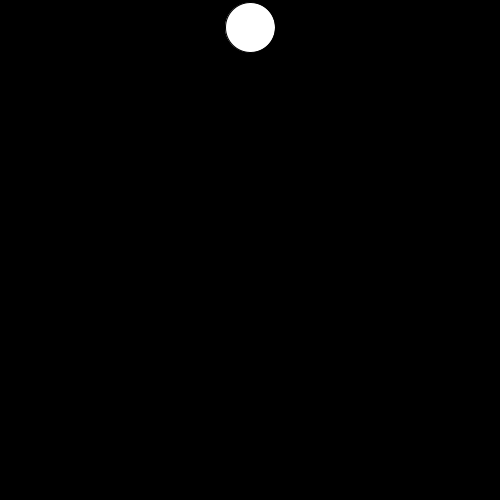
Frame 1 (no input)
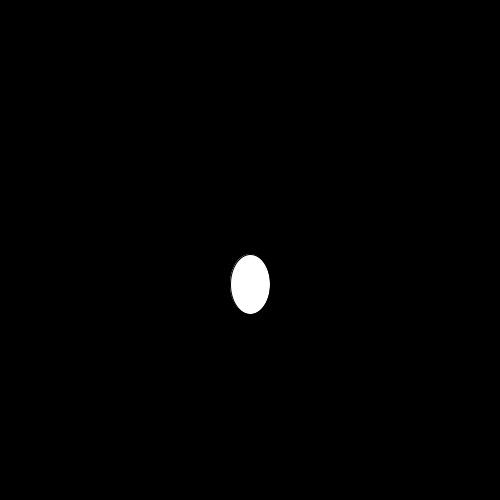
Frame 60 (the mouse pressed at the canvas centre just before this capture)
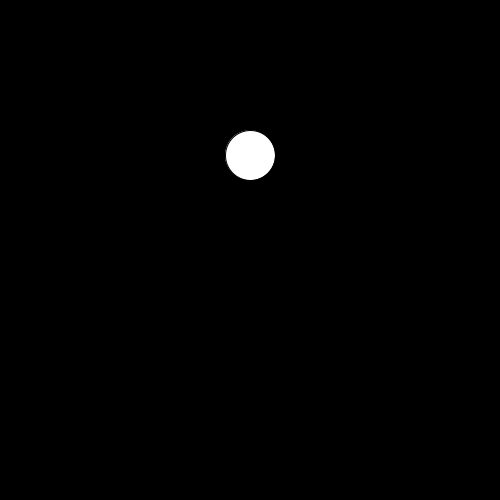
Frame 120 (the mouse held since frame 60 and released just before this capture)

The Processing sketch that drew these frames (run headless with seeded random() and noise(); from frame 60 on, the mouse is pressed at the canvas centre):

// Processing sketch: processing_52853
// ── processing_52853.pde

//Xiongfei Zhang
//Stretch and squash

void setup() {
  size(500, 500);
  smooth();
}

float yPos=27.5;
float g=.15;
float acceleration=0;

void draw() {
  background(0);
  makeball();
  yPos += acceleration;
  //ball drop or bounce back
  acceleration += g;
  //accelerate speed add g
  //when bounce back, -acceleration+g = slower speed
  if (yPos>480) {
    acceleration=-acceleration/1.05;
    //when hit bottom, bounce back, but drop down at lower height
    //Thanks to Mauricio
  }
}

void makeball() {
  if (yPos>0 && yPos<=470) {
  //drop down || ascent
    if (acceleration>0) {
    //drop down
      ellipse(width/2, yPos, 40, 60);
      //stretch
      fill(255);
    }
    else {
    //ascent
      ellipse(width/2, yPos, 50, 50);
      //regular
    }
  }
  else if (yPos>470 && yPos<480) {
  //hit ground
    ellipse(width/2, yPos, 60, 40);
    //squash
  }
}
                                
